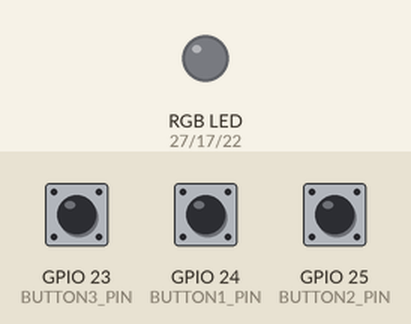
This program was run on a simulated Raspberry Pi (BCM pin numbers). Shown: an RGB LED mixed from three pins (HIGH = lit). Dashed ring = blinking. Inputs (shaded band) come from the test bench; at power-on: GPIO 23 (BUTTON3_PIN) LOW, GPIO 24 (BUTTON1_PIN) LOW, GPIO 25 (BUTTON2_PIN) LOW.

Above: at 1.2 s.
1.3 s: GPIO 23 (BUTTON3_PIN) pulled HIGH for 3.2 s
At 1.7 s:
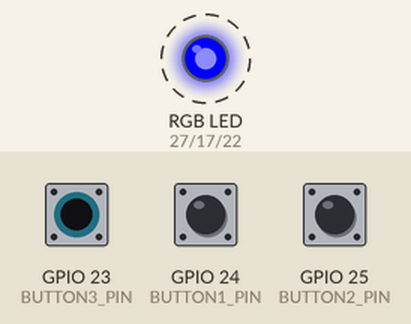
6.3 s: GPIO 24 (BUTTON1_PIN) pulled HIGH for 0.15 s
At 6.7 s:
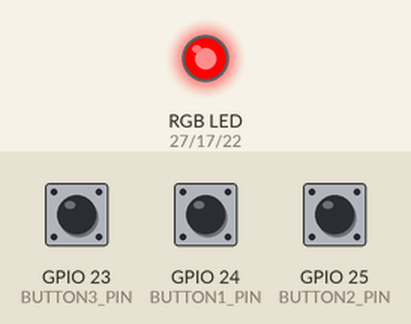
8.3 s: GPIO 25 (BUTTON2_PIN) pulled HIGH for 0.15 s
At 8.6 s:
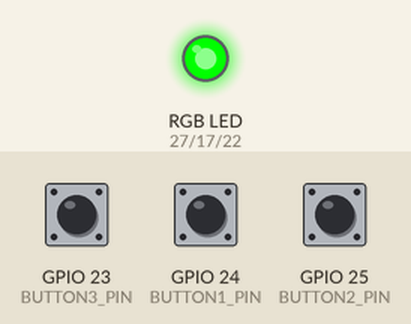
10.3 s: GPIO 25 (BUTTON2_PIN) pulled HIGH for 3.2 s
At 10.7 s:
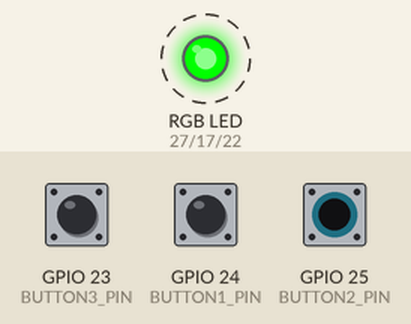
15.0 s: GPIO 24 (BUTTON1_PIN) pulled HIGH for 3.2 s
At 18.8 s:
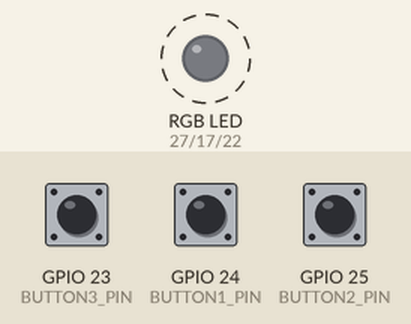
Timing chart, 0 to 20.3 s (numbered marks = the images above; inputs shaded):
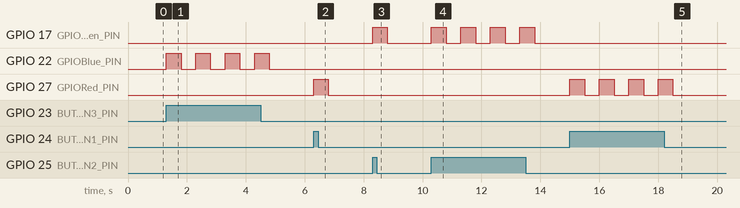

Measured:
- after the input at 1.3 s, GPIO 22 (GPIOBlue_PIN): alternates HIGH for 0.50 s and LOW for 0.50 s, 8 changes in all, then stays LOW, starting at once
- after the input at 6.3 s, GPIO 27 (GPIORed_PIN): LOW → HIGH at once, → LOW 0.50 s later
- after the input at 8.3 s, GPIO 17 (GPIOGreen_PIN): LOW → HIGH at once, → LOW 0.50 s later
- after the input at 10.3 s, GPIO 17 (GPIOGreen_PIN): alternates HIGH for 0.50 s and LOW for 0.50 s, 8 changes in all, then stays LOW, starting at once
- after the input at 15.0 s, GPIO 27 (GPIORed_PIN): alternates HIGH for 0.50 s and LOW for 0.50 s, 8 changes in all, then stays LOW, starting at once

The program:

LED_Fun7-RGB.py
```python
# (licence header left out)
#import the Raspberry Pi GPIO Library
import RPi.GPIO as GPIO
import time

COLOR=0

# Define OUTPUT Pins on RPI for the LEDs
GPIORed_PIN=27
GPIOGreen_PIN=17
GPIOBlue_PIN=22

# How about some input please?
BUTTON1_PIN=24
BUTTON2_PIN=25
BUTTON3_PIN=23

# How long do we sleep between cycles
SLEEP_TIME=1

# Set the pins on the GPIO up.

# Setup the OUTPUTS (LEDS)
GPIO.setmode(GPIO.BCM)
GPIO.setup(GPIORed_PIN, GPIO.OUT)
GPIO.setup(GPIOGreen_PIN, GPIO.OUT)
GPIO.setup(GPIOBlue_PIN, GPIO.OUT)

#Setup the INPUTs (Buttons)
GPIO.setup(BUTTON1_PIN, GPIO.IN)
GPIO.setup(BUTTON2_PIN, GPIO.IN)
GPIO.setup(BUTTON3_PIN, GPIO.IN)

def blink_all_leds(SLEEP_TIME):
        GPIO.output(GPIORed_PIN, True)
        GPIO.output(GPIOGreen_PIN, True)
        GPIO.output(GPIOBlue_PIN, True)
        time.sleep(SLEEP_TIME)
        GPIO.output(GPIORed_PIN, False)
        GPIO.output(GPIOGreen_PIN, False)
        GPIO.output(GPIOBlue_PIN, False)
        time.sleep(SLEEP_TIME)

def blink_led(COLOR, SLEEP_TIME):
    if (COLOR == 'RED'):
        GPIO.output(GPIORed_PIN, True)
        time.sleep(SLEEP_TIME)
        GPIO.output(GPIORed_PIN, False)
        time.sleep(SLEEP_TIME)

    if (COLOR == 'GREEN'):
        GPIO.output(GPIOGreen_PIN, True)
        time.sleep(SLEEP_TIME)
        GPIO.output(GPIOGreen_PIN, False)
        time.sleep(SLEEP_TIME)

    if (COLOR == 'BLUE'):
        GPIO.output(GPIOBlue_PIN, True)
        time.sleep(SLEEP_TIME)
        GPIO.output(GPIOBlue_PIN, False)
        time.sleep(SLEEP_TIME)

while True:
  if ( GPIO.input(BUTTON1_PIN) == True ):
	blink_led('RED',0.5 )

  if ( GPIO.input(BUTTON2_PIN) == True ):
	blink_led('GREEN',0.5)

  if ( GPIO.input(BUTTON3_PIN) == True ):
	blink_led('BLUE',0.5)
```
